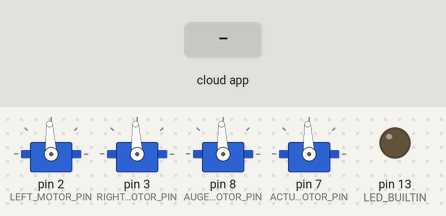
Bench run of a sketch on a simulated Arduino Uno, built with avr-gcc and run on an emulated ATmega328P. Parts: 4 × servo, output pins drawn as LEDs (lit = HIGH). Inputs (shaded band) come from the test bench. The ROS host is connected and sends only what is stated; what the sketch prints to the serial monitor is not drawn.

Above: at 3.7 s.
3.8 s: the phone or cloud app sets linear.x to -100
At 3.96 s:
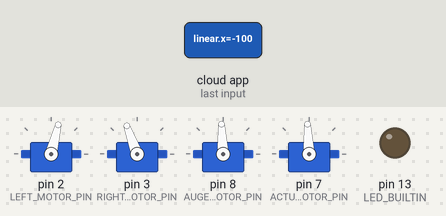
5.6 s: the phone or cloud app sets angular.z to -100
At 5.77 s:
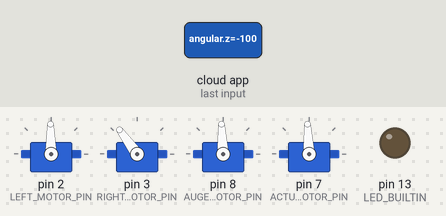
7.4 s: the phone or cloud app sets linear.x to 0
At 7.57 s:
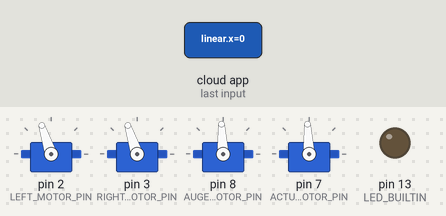
9.2 s: the phone or cloud app sets angular.z to 100
At 9.37 s:
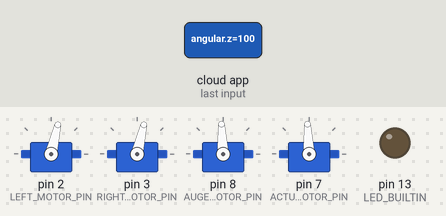
11.0 s: the phone or cloud app sets linear.x to 100
At 11.17 s:
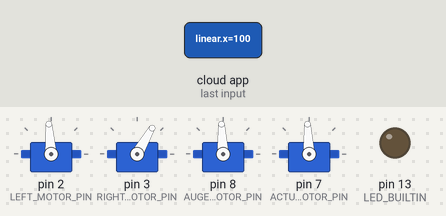
12.8 s: the phone or cloud app sets angular.z to 0
At 12.96 s:
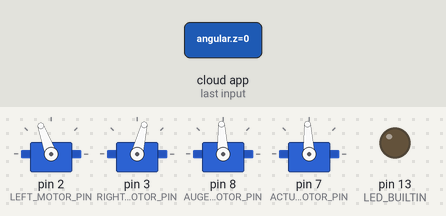
Timing chart, 0 to 15.6 s (numbered marks = the images above; inputs shaded):
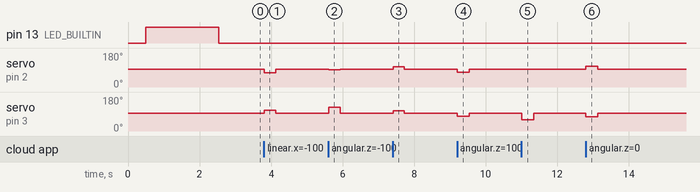

Measured:
- after the input at 3.8 s, servo on pin 2 (LEFT_MOTOR_PIN): 93° → 76° at once, → 93° 0.33 s later; servo on pin 3 (RIGHT_MOTOR_PIN): 93° → 110° at once, → 93° 0.33 s later
- after the input at 5.6 s, servo on pin 2 (LEFT_MOTOR_PIN): 93° → 91° at once, → 93° 0.33 s later; servo on pin 3 (RIGHT_MOTOR_PIN): 93° → 126° at once, → 93° 0.33 s later
- after the input at 7.4 s, servo on pin 2 (LEFT_MOTOR_PIN), servo on pin 3 (RIGHT_MOTOR_PIN): 93° → 108° at once, → 93° 0.31 s later
- after the input at 9.2 s, servo on pin 2 (LEFT_MOTOR_PIN), servo on pin 3 (RIGHT_MOTOR_PIN): 93° → 77° at once, → 93° 0.33 s later
- after the input at 11.0 s, servo on pin 2 (LEFT_MOTOR_PIN): 93° → 94° at once, → 93° 0.33 s later; servo on pin 3 (RIGHT_MOTOR_PIN): 93° → 60° at once, → 93° 0.33 s later
- after the input at 12.8 s, servo on pin 2 (LEFT_MOTOR_PIN): 93° → 110° at once, → 93° 0.33 s later; servo on pin 3 (RIGHT_MOTOR_PIN): 93° → 76° at once, → 93° 0.33 s later

The sketch:

motor_driver_with_science_module_v2.ino
```cpp
#include <micro_ros_arduino.h>
#include <rcl/rcl.h>
#include <rcl/error_handling.h>
#include <rclc/rclc.h>
#include <rclc/executor.h>
#include <geometry_msgs/msg/twist.h>
#include <std_msgs/msg/float32_multi_array.h>
#include <Servo.h>
#include <AccelStepper.h>

// ========== DIFFERENTIAL DRIVE MOTOR PINS ==========
#define LEFT_MOTOR_PIN 2
#define RIGHT_MOTOR_PIN 3

// ========== SCIENCE MODULE PINS ==========
#define AUGER_MOTOR_PIN 8
#define CAROUSEL_STEP_PIN 9
#define CAROUSEL_DIR_PIN 10
#define PLUNGER_STEP_PIN 11
#define PLUNGER_DIR_PIN 12
#define ACTUATOR_MOTOR_PIN 7

// ========== DIFFERENTIAL DRIVE OBJECTS ==========
Servo left_motor;
Servo right_motor;

const int MIN_PWM = 1000;
const int NEUTRAL_PWM = 1500;
const int MAX_PWM = 2000;

const double WHEEL_BASE = 0.92;
const double MAX_LINEAR_VEL = 0.5;
const double MAX_ANGULAR_VEL = 2.0;
const float DEADZONE = 0.05;

const unsigned long CMD_TIMEOUT_MS = 300;
unsigned long last_cmd_time = 0;

// ========== SCIENCE MODULE OBJECTS ==========
Servo auger_motor;
Servo actuator_motor;

AccelStepper carousel_stepper(AccelStepper::DRIVER, CAROUSEL_STEP_PIN, CAROUSEL_DIR_PIN);
AccelStepper plunger_stepper(AccelStepper::DRIVER, PLUNGER_STEP_PIN, PLUNGER_DIR_PIN);

const int STEPPER_MAX_SPEED = 2000;
const int STEPPER_ACCELERATION = 5000;

// ========== MICRO-ROS OBJECTS ==========
rcl_subscription_t twist_subscriber;
rcl_subscription_t science_subscriber;
geometry_msgs__msg__Twist twist_msg;

// Static buffer instead of malloc - much more reliable on embedded systems
#define SCIENCE_DATA_LEN 4
std_msgs__msg__Float32MultiArray science_msg;
float science_data_buffer[SCIENCE_DATA_LEN];

rclc_executor_t executor;
rclc_support_t support;
rcl_allocator_t allocator;
rcl_node_t node;
rcl_timer_t timer;

// ========== ERROR HANDLING ==========
#define RCCHECK(fn) { rcl_ret_t temp_rc = fn; if((temp_rc != RCL_RET_OK)){error_loop();}}
#define RCSOFTCHECK(fn) { rcl_ret_t temp_rc = fn; if((temp_rc != RCL_RET_OK)){}}

void error_loop() {
  while(1) {
    digitalWrite(LED_BUILTIN, !digitalRead(LED_BUILTIN));
    delay(100);
  }
}

// ========== DIFFERENTIAL DRIVE FUNCTIONS ==========
void setNeutralPWM() {
  left_motor.writeMicroseconds(NEUTRAL_PWM);
  right_motor.writeMicroseconds(NEUTRAL_PWM);
}

void setMotorPWM(double left_vel, double right_vel) {
  double max_wheel_vel = MAX_LINEAR_VEL + MAX_ANGULAR_VEL * WHEEL_BASE / 2.0;
  int left_pwm = map(left_vel * 1000, -max_wheel_vel * 1000, max_wheel_vel * 1000, MIN_PWM, MAX_PWM);
  int right_pwm = map(right_vel * 1000, -max_wheel_vel * 1000, max_wheel_vel * 1000, MIN_PWM, MAX_PWM);
  left_pwm = constrain(left_pwm, MIN_PWM, MAX_PWM);
  right_pwm = constrain(2 * NEUTRAL_PWM - right_pwm, MIN_PWM, MAX_PWM);
  left_motor.writeMicroseconds(left_pwm);
  right_motor.writeMicroseconds(right_pwm);
}

void twist_callback(const void * msgin) {
  const geometry_msgs__msg__Twist * msg = (const geometry_msgs__msg__Twist *)msgin;
  last_cmd_time = millis();
  double linear = msg->linear.x;
  double angular = msg->angular.z;
  if (abs(linear) < DEADZONE) linear = 0.0;
  if (abs(angular) < DEADZONE) angular = 0.0;
  linear = constrain(linear, -MAX_LINEAR_VEL, MAX_LINEAR_VEL);
  angular = constrain(angular, -MAX_ANGULAR_VEL, MAX_ANGULAR_VEL);
  double left_vel = linear - angular * WHEEL_BASE / 2.0;
  double right_vel = linear + angular * WHEEL_BASE / 2.0;
  setMotorPWM(left_vel, right_vel);
}

void science_callback(const void * msgin) {
  const std_msgs__msg__Float32MultiArray * msg =
    (const std_msgs__msg__Float32MultiArray *)msgin;
  if (msg->data.size < 4) return;

  // Index 0: Auger motor
  int auger_pwm = constrain((int)msg->data.data[0], MIN_PWM, MAX_PWM);
  auger_motor.writeMicroseconds(auger_pwm);

  // Index 1: Carousel stepper
  float carousel_cmd = msg->data.data[1];
  if (abs(carousel_cmd) > 0.5) {
    carousel_stepper.move((long)carousel_cmd);
    carousel_stepper.runToPosition();
  }

  // Index 2: Plunger stepper
  float plunger_cmd = msg->data.data[2];
  if (abs(plunger_cmd) > 0.5) {
    plunger_stepper.move((long)plunger_cmd);
    plunger_stepper.runToPosition();
  }

  // Index 3: Actuator motor
  int actuator_pwm = constrain((int)msg->data.data[3], MIN_PWM, MAX_PWM);
  actuator_motor.writeMicroseconds(actuator_pwm);
}

void timer_callback(rcl_timer_t * timer, int64_t last_call_time) {
  (void) last_call_time;
  if (timer != NULL) {
    if (millis() - last_cmd_time > CMD_TIMEOUT_MS) {
      setNeutralPWM();
    }
    carousel_stepper.run();
    plunger_stepper.run();
  }
}

// ========== SETUP ==========
void setup() {
  Serial.begin(115200);
  delay(500);

  pinMode(LED_BUILTIN, OUTPUT);
  digitalWrite(LED_BUILTIN, HIGH);

  Serial.println("DEBUG: Starting setup...");

  // ===== Setup Differential Drive Motors =====
  left_motor.attach(LEFT_MOTOR_PIN);
  right_motor.attach(RIGHT_MOTOR_PIN);
  setNeutralPWM();
  Serial.println("DEBUG: Drive motors initialized");

  // ===== Setup Science Module Motors =====
  auger_motor.attach(AUGER_MOTOR_PIN);
  auger_motor.writeMicroseconds(NEUTRAL_PWM);
  actuator_motor.attach(ACTUATOR_MOTOR_PIN);
  actuator_motor.writeMicroseconds(NEUTRAL_PWM);
  carousel_stepper.setMaxSpeed(STEPPER_MAX_SPEED);
  carousel_stepper.setAcceleration(STEPPER_ACCELERATION);
  plunger_stepper.setMaxSpeed(STEPPER_MAX_SPEED);
  plunger_stepper.setAcceleration(STEPPER_ACCELERATION);
  Serial.println("DEBUG: Science motors initialized");

  delay(2000);

  // ===== Setup Micro-ROS =====
  Serial.println("DEBUG: Setting up micro-ROS transports...");
  set_microros_transports();
  allocator = rcl_get_default_allocator();

  // Point science_msg to static buffer - no malloc needed
  science_msg.data.data = science_data_buffer;
  science_msg.data.capacity = SCIENCE_DATA_LEN;
  science_msg.data.size = SCIENCE_DATA_LEN;
  memset(science_data_buffer, 0, sizeof(science_data_buffer));

  Serial.println("DEBUG: Initializing support...");
  RCCHECK(rclc_support_init(&support, 0, NULL, &allocator));
  Serial.println("DEBUG: Support initialized");

  Serial.println("DEBUG: Initializing node...");
  RCCHECK(rclc_node_init_default(&node, "motor_driver_node", "", &support));
  Serial.println("DEBUG: Node initialized");

  Serial.println("DEBUG: Creating twist subscriber...");
  RCCHECK(rclc_subscription_init_default(
    &twist_subscriber,
    &node,
    ROSIDL_GET_MSG_TYPE_SUPPORT(geometry_msgs, msg, Twist),
    "/drive/cmd_vel"));
  Serial.println("DEBUG: Twist subscriber created");

  Serial.println("DEBUG: Creating science subscriber...");
  RCCHECK(rclc_subscription_init_default(
    &science_subscriber,
    &node,
    ROSIDL_GET_MSG_TYPE_SUPPORT(std_msgs, msg, Float32MultiArray),
    "/old_science_module/commands"));
  Serial.println("DEBUG: Science subscriber created");

  Serial.println("DEBUG: Creating timer...");
  RCCHECK(rclc_timer_init_default2(
    &timer,
    &support,
    RCL_MS_TO_NS(100),
    timer_callback,
    true));
  Serial.println("DEBUG: Timer created");

  Serial.println("DEBUG: Initializing executor...");
  RCCHECK(rclc_executor_init(&executor, &support.context, 3, &allocator));
  RCCHECK(rclc_executor_add_subscription(&executor, &twist_subscriber, &twist_msg, &twist_callback, ON_NEW_DATA));
  RCCHECK(rclc_executor_add_subscription(&executor, &science_subscriber, &science_msg, &science_callback, ON_NEW_DATA));
  RCCHECK(rclc_executor_add_timer(&executor, &timer));
  Serial.println("DEBUG: Executor initialized");

  digitalWrite(LED_BUILTIN, LOW);
  Serial.println("DEBUG: Setup complete! LED should be OFF now.");
}

// ========== LOOP ==========
void loop() {
  RCSOFTCHECK(rclc_executor_spin_some(&executor, RCL_MS_TO_NS(100)));
  carousel_stepper.run();
  plunger_stepper.run();
  delay(10);
}
```
